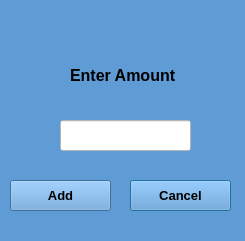
<?xml version="1.0" encoding="UTF-8"?>
<ui version="4.0">
 <class>Dialog</class>
 <widget class="QDialog" name="Dialog">
  <property name="geometry">
   <rect>
    <x>0</x>
    <y>0</y>
    <width>245</width>
    <height>241</height>
   </rect>
  </property>
  <property name="windowTitle">
   <string>Dialog</string>
  </property>
  <property name="styleSheet">
   <string notr="true">background-color: rgb(95, 155, 213);</string>
  </property>
  <widget class="QLineEdit" name="Amount">
   <property name="geometry">
    <rect>
     <x>60</x>
     <y>120</y>
     <width>131</width>
     <height>31</height>
    </rect>
   </property>
   <property name="styleSheet">
    <string notr="true">background-color: rgb(255, 255, 255);</string>
   </property>
   <property name="inputMask">
    <string>9999999999999</string>
   </property>
   <property name="cursorMoveStyle">
    <enum>Qt::VisualMoveStyle</enum>
   </property>
  </widget>
  <widget class="QPushButton" name="CancelButton">
   <property name="geometry">
    <rect>
     <x>130</x>
     <y>180</y>
     <width>101</width>
     <height>31</height>
    </rect>
   </property>
   <property name="font">
    <font>
     <pointsize>10</pointsize>
     <weight>75</weight>
     <bold>true</bold>
    </font>
   </property>
   <property name="text">
    <string>Cancel</string>
   </property>
  </widget>
  <widget class="QPushButton" name="AddButton">
   <property name="geometry">
    <rect>
     <x>10</x>
     <y>180</y>
     <width>101</width>
     <height>31</height>
    </rect>
   </property>
   <property name="font">
    <font>
     <pointsize>10</pointsize>
     <weight>75</weight>
     <bold>true</bold>
    </font>
   </property>
   <property name="text">
    <string>Add</string>
   </property>
  </widget>
  <widget class="QLabel" name="label">
   <property name="geometry">
    <rect>
     <x>70</x>
     <y>60</y>
     <width>121</width>
     <height>31</height>
    </rect>
   </property>
   <property name="font">
    <font>
     <pointsize>12</pointsize>
     <weight>75</weight>
     <bold>true</bold>
    </font>
   </property>
   <property name="text">
    <string>Enter Amount</string>
   </property>
  </widget>
 </widget>
 <resources/>
 <connections/>
</ui>
